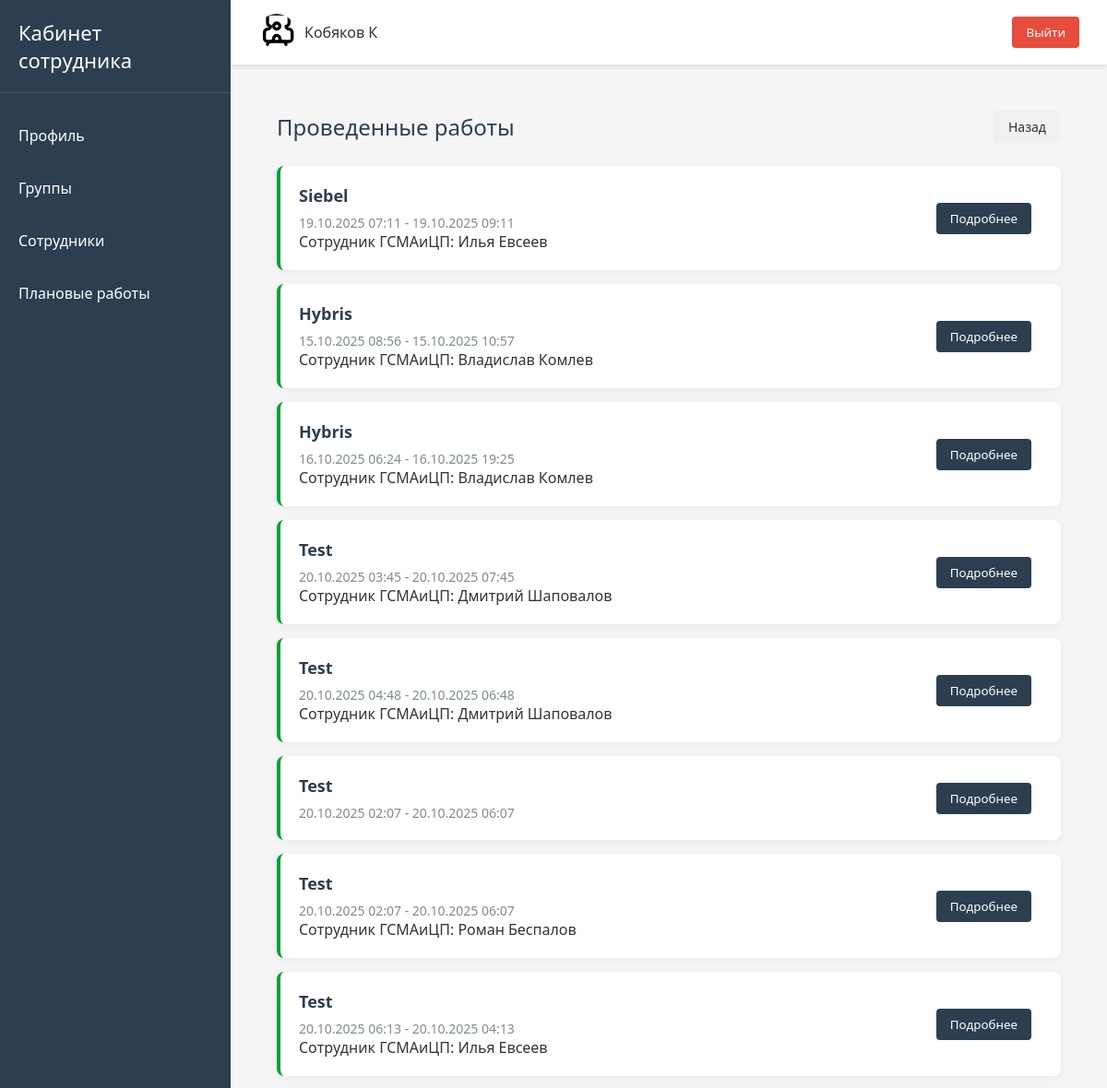
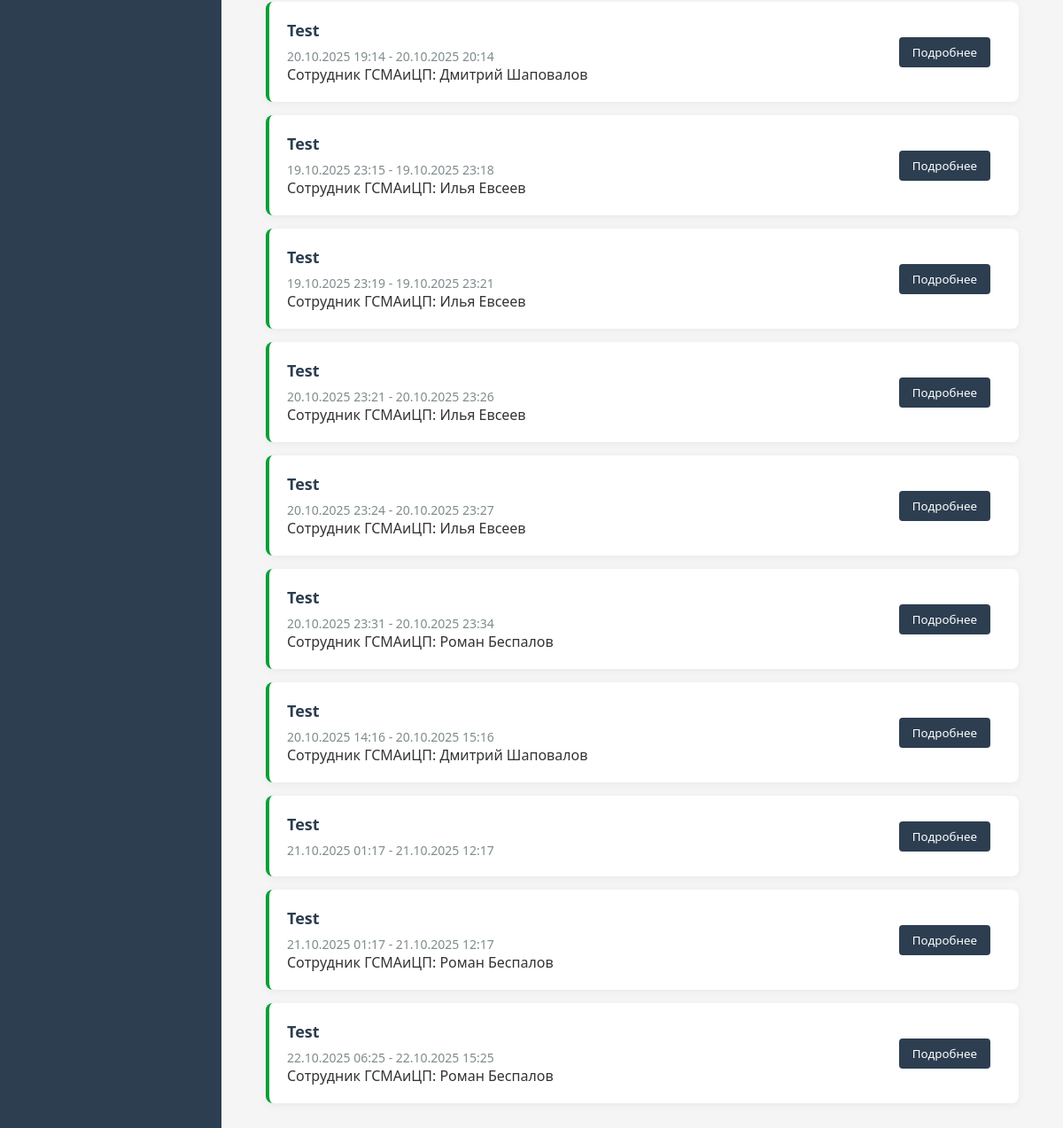
Screenshot of /downtime/history/ (signed in) with the database file from the repository (2 pictures, top to bottom).
### users/models.py (models this page shows, shortened)
class User(AbstractUser):
    email = models.EmailField("Email", unique=True)
    job_title = models.CharField("Должность", max_length=100)
    personnel_number = models.CharField(
        "Табельный номер",
        max_length=20,
        unique=True
    )
    group_job = models.ManyToManyField(
        "GroupJob",
        verbose_name="Группа сотрудника",
        related_name="users"
    )
    is_main = models.BooleanField("Босс этой качалки", default=False)
    USERNAME_FIELD = "username"
    REQUIRED_FIELDS = []
    objects = CustomUserManager()

### downtimes/models.py (models this page shows, shortened)
class Downtime(models.Model):
    service = models.CharField("Сервис", max_length=50)
    start_downtime = models.DateTimeField(
        "Дата и время начала работ",
        validators=(check_date,)
    )
    end_downtime = models.DateTimeField(
        "Дата и время окончания работ",
        validators=(check_date,)
    )
    gsma_employee = models.ForeignKey(
        User,
        on_delete=models.SET_NULL,
        null=True,
        related_name="downtimes",
        verbose_name="Сотрудник от ГСМАиЦП"
    )
    link_task = models.URLField("Ссылка на задачу", max_length=150)
    description = models.TextField("Описание")
    created_at = models.DateTimeField(
        "Дата создания записи",
        auto_now_add=True
    )
    class Meta:
        verbose_name = "Проведение работ на сервисе"
        verbose_name_plural = "Проведение работ на сервисе"
        constraints = [
            models.UniqueConstraint(
                fields=[
                    "gsma_employee",
                    "service",
                    "start_downtime",
                    "end_downtime"
                ],
                name='unique_downtime'
            )
        ]

### downtimes/views.py (the view)
# urls.py: path("history/", views.history_downtimes, name="history_downtime")
@login_required
def history_downtimes(request):
    downtimes = Downtime.objects.filter(start_downtime__lt=timezone.now())
    context = {"downtimes": downtimes}
    return render(request, "downtime/history_downtime.html", context)

### templates/downtime/history_downtime.html (shortened to what this page needs)
{% extends "base.html" %}
{% load static %}
{% block content %}
<div class="downtimes-container">
    <div class="downtimes-header">
        <h1 class="downtimes-title">Проведенные работы</h1>
        <a href="{% url 'downtimes:downtime' %}" class="detail-btn back-btn">
            Назад
        </a>
    </div>
    <div class="downtimes-list">
        {% for downtime in downtimes %}
        <div class="downtime-history-card">
            <div class="downtime-info">
                <div class="downtime-service">
                    {{ downtime.service }}
                </div>
                <div class="downtime-period">
                    {{ downtime.start_downtime|date:"d.m.Y H:i" }} - {{ downtime.end_downtime|date:"d.m.Y H:i" }}
                </div>
                {% if downtime.gsma_employee %}
                <div class="downtime-employee">
                    Сотрудник ГСМАиЦП: {{ downtime.gsma_employee.get_full_name|default:downtime.gsma_employee.username }}
                </div>
                {% endif %}
            </div>
            <div class="downtime-status">
                <a href="{% url 'downtimes:downtime_detail' downtime.id %}?from_history=true">
                    <button class="profile-btn">Подробнее</button>
                </a>
            </div>
        </div>
        {% endfor %}
    </div>
</div>
{% endblock %}

### templates/header.html (shortened to what this page needs)
<header class="header">
    <div class="user-info">
        <img alt="User">
        <span>{{ user.last_name }} {{ user.first_name|slice:":1" }}</span>
    </div>
    <form action="{% url 'users:logout' %}" method="post" class="logout-form">
        <button class="logout-btn">Выйти</button>
    </form>
</header>

### static/css/main.css (style rules this page uses)
* { margin: 0; padding: 0; box-sizing: border-box; font-family: 'Segoe UI', Tahoma, Geneva, Verdana, sans-serif; }
body { display: flex; min-height: 100vh; background-color: #f5f5f5; color: #333; }

### static/css/header.css (style rules this page uses)
.header { background-color: white; padding: 15px 30px; display: flex; justify-content: space-between; align-items: center; box-shadow: 0 2px 5px rgba(0, 0, 0, 0.1); }
.user-info { display: flex; align-items: center; }
.user-info img { width: 40px; height: 40px; border-radius: 50%; margin-right: 10px; object-fit: cover; }
.logout-btn { background-color: #e74c3c; color: white; border: none; padding: 8px 15px; border-radius: 4px; cursor: pointer; transition: background-color 0.3s; }

### static/css/groups_detail.css (style rules this page uses)
.profile-btn { background-color: #2c3e50; color: white; border: none; padding: 8px 15px; border-radius: 4px; cursor: pointer; transition: background-color 0.3s; }

### static/css/downtime.css (style rules this page uses)
.downtimes-container { max-width: 1200px; margin: 0 auto; padding: 20px; }
.downtimes-header { display: flex; justify-content: space-between; align-items: center; margin-bottom: 25px; flex-wrap: wrap; gap: 15px; }
.downtimes-title { color: #2c3e50; font-weight: 500; margin: 0; }
.downtimes-list { display: flex; flex-direction: column; gap: 15px; }
.downtime-history-card { background-color: white; border-radius: 8px; padding: 20px; box-shadow: 0 2px 10px rgba(0, 0, 0, 0.05); display: flex; justify-content: space-between; align-items: center; transition: transform 0.2s, box-shadow 0.2s; border-left: 4px solid #01a036; }
.downtime-info { flex-grow: 1; }
.downtime-service { font-size: 18px; font-weight: 600; color: #2c3e50; margin-bottom: 8px; }
.downtime-period { color: #7f8c8d; font-size: 14px; }
.downtime-status { display: inline-block; padding: 4px 12px; border-radius: 12px; font-size: 12px; font-weight: 500; margin-left: 15px; }
.detail-btn { padding: 8px 16px; border-radius: 4px; text-decoration: none; font-size: 14px; transition: all 0.3s ease; border: none; cursor: pointer; }
.back-btn { background-color: #f0f0f0; color: #333; }

### rows the page displays
User: last_name "Кобяков", first_name "К"
Downtime: service "Siebel", start_downtime "19.10.2025 07:11", end_downtime "19.10.2025 09:11", gsma_employee.get_full_name "Илья Евсеев"
Downtime: service "Hybris", start_downtime "15.10.2025 08:56", end_downtime "15.10.2025 10:57", gsma_employee.get_full_name "Владислав Комлев"
Downtime: service "Hybris", start_downtime "16.10.2025 06:24", end_downtime "16.10.2025 19:25", gsma_employee.get_full_name "Владислав Комлев"
Downtime: service "Test", start_downtime "20.10.2025 03:45", end_downtime "20.10.2025 07:45", gsma_employee.get_full_name "Дмитрий Шаповалов"
Downtime: service "Test", start_downtime "20.10.2025 04:48", end_downtime "20.10.2025 06:48", gsma_employee.get_full_name "Дмитрий Шаповалов"
Downtime: service "Test", start_downtime "20.10.2025 02:07", end_downtime "20.10.2025 06:07"
Downtime: service "Test", start_downtime "20.10.2025 02:07", end_downtime "20.10.2025 06:07", gsma_employee.get_full_name "Роман Беспалов"
Downtime: service "Test", start_downtime "20.10.2025 06:13", end_downtime "20.10.2025 04:13", gsma_employee.get_full_name "Илья Евсеев"
Downtime: service "Test", start_downtime "20.10.2025 19:14", end_downtime "20.10.2025 20:14", gsma_employee.get_full_name "Дмитрий Шаповалов"
Downtime: service "Test", start_downtime "19.10.2025 23:15", end_downtime "19.10.2025 23:18", gsma_employee.get_full_name "Илья Евсеев"
Downtime: service "Test", start_downtime "19.10.2025 23:19", end_downtime "19.10.2025 23:21", gsma_employee.get_full_name "Илья Евсеев"
Downtime: service "Test", start_downtime "20.10.2025 23:21", end_downtime "20.10.2025 23:26", gsma_employee.get_full_name "Илья Евсеев"
Downtime: service "Test", start_downtime "20.10.2025 23:24", end_downtime "20.10.2025 23:27", gsma_employee.get_full_name "Илья Евсеев"
Downtime: service "Test", start_downtime "20.10.2025 23:31", end_downtime "20.10.2025 23:34", gsma_employee.get_full_name "Роман Беспалов"
Downtime: service "Test", start_downtime "20.10.2025 14:16", end_downtime "20.10.2025 15:16", gsma_employee.get_full_name "Дмитрий Шаповалов"
Downtime: service "Test", start_downtime "21.10.2025 01:17", end_downtime "21.10.2025 12:17"
Downtime: service "Test", start_downtime "21.10.2025 01:17", end_downtime "21.10.2025 12:17", gsma_employee.get_full_name "Роман Беспалов"
Downtime: service "Test", start_downtime "22.10.2025 06:25", end_downtime "22.10.2025 15:25", gsma_employee.get_full_name "Роман Беспалов"
